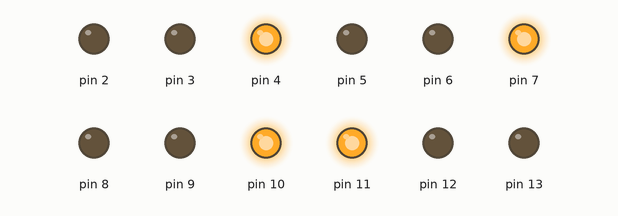
Simulated run of this sketch. Board: Arduino Uno, built with avr-gcc and run on an emulated ATmega328P. Parts: output pins drawn as LEDs (lit = HIGH).

Above: at 1.0 s.
At 5.0 s:
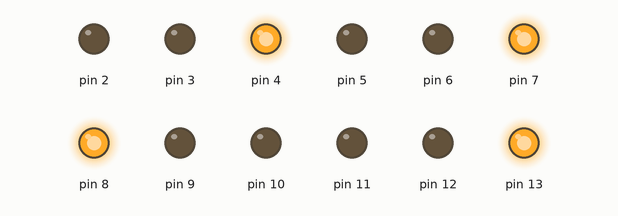
At 9.0 s:
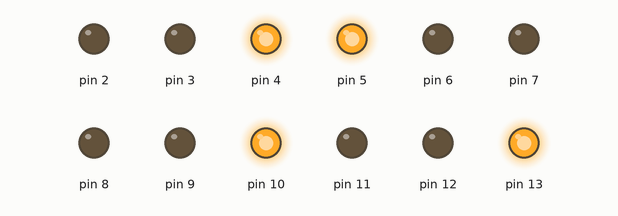
At 13.0 s:
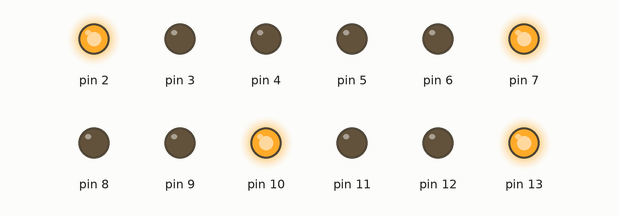
At 19.0 s:
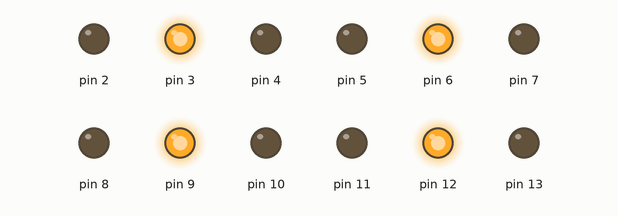
Timing chart, 0 to 20.8 s (numbered marks = the images above):
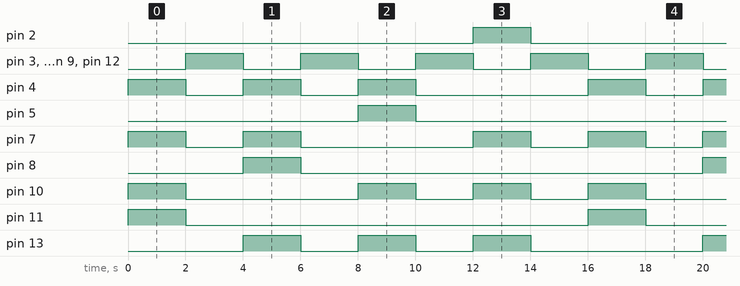

Measured:
- by itself, pin 2, pin 5, pin 8, pin 11: alternates HIGH for 2.0 s and LOW for 14.0 s
- by itself, pin 3, pin 6, pin 9, pin 12: alternates HIGH for 2.0 s and LOW for 2.0 s
- by itself, pin 4, pin 13: repeats every 16.0 s: 2 × (LOW 2.0 s, HIGH 2.0 s), LOW 6.0 s, HIGH 2.0 s
- by itself, pin 7: repeats every 16.0 s: LOW 2.0 s, HIGH 2.0 s, LOW 6.0 s, HIGH 2.0 s, LOW 2.0 s, HIGH 2.0 s
- by itself, pin 10: repeats every 16.0 s: LOW 6.0 s, 2 × (HIGH 2.0 s, LOW 2.0 s), HIGH 2.0 s

The sketch:

Percobaan2.ino
```cpp
void setup() {
  // put your setup code here, to run once:
for (int a = 2; a<14; a++)
{
pinMode(a,OUTPUT);
}
}

void loop() {
  // put your main code here, to run repeatedly:
digitalWrite(11,1);
digitalWrite(10,1);
digitalWrite(7,1);
digitalWrite(4,1);
delay(2000);
digitalWrite(12,1);
digitalWrite(9,1);
digitalWrite(6,1);
digitalWrite(3,1);
digitalWrite(11,0);
digitalWrite(10,0);
digitalWrite(7,0);
digitalWrite(4,0);
delay(2000);
digitalWrite(13,1);
digitalWrite(8,1);
digitalWrite(7,1);
digitalWrite(4,1);
digitalWrite(12,0);
digitalWrite(9,0);
digitalWrite(6,0);
digitalWrite(3,0);
delay(2000);
digitalWrite(12,1);
digitalWrite(9,1);
digitalWrite(6,1);
digitalWrite(3,1);
digitalWrite(13,0);
digitalWrite(8,0);
digitalWrite(7,0);
digitalWrite(4,0);
delay(2000);
digitalWrite(13,1);
digitalWrite(10,1);
digitalWrite(5,1);
digitalWrite(4,1);
digitalWrite(12,0);
digitalWrite(9,0);
digitalWrite(6,0);
digitalWrite(3,0);
delay(2000);
digitalWrite(12,1);
digitalWrite(9,1);
digitalWrite(6,1);
digitalWrite(3,1);
digitalWrite(13,0);
digitalWrite(10,0);
digitalWrite(5,0);
digitalWrite(4,0);
delay(2000);
digitalWrite(13,1);
digitalWrite(10,1);
digitalWrite(7,1);
digitalWrite(2,1);
digitalWrite(12,0);
digitalWrite(9,0);
digitalWrite(6,0);
digitalWrite(3,0);
delay(2000);
digitalWrite(12,1);
digitalWrite(9,1);
digitalWrite(6,1);
digitalWrite(3,1);
digitalWrite(13,0);
digitalWrite(10,0);
digitalWrite(7,0);
digitalWrite(2,0);
delay(2000);
digitalWrite(12,0);
digitalWrite(9,0);
digitalWrite(6,0);
digitalWrite(3,0);
}
```
